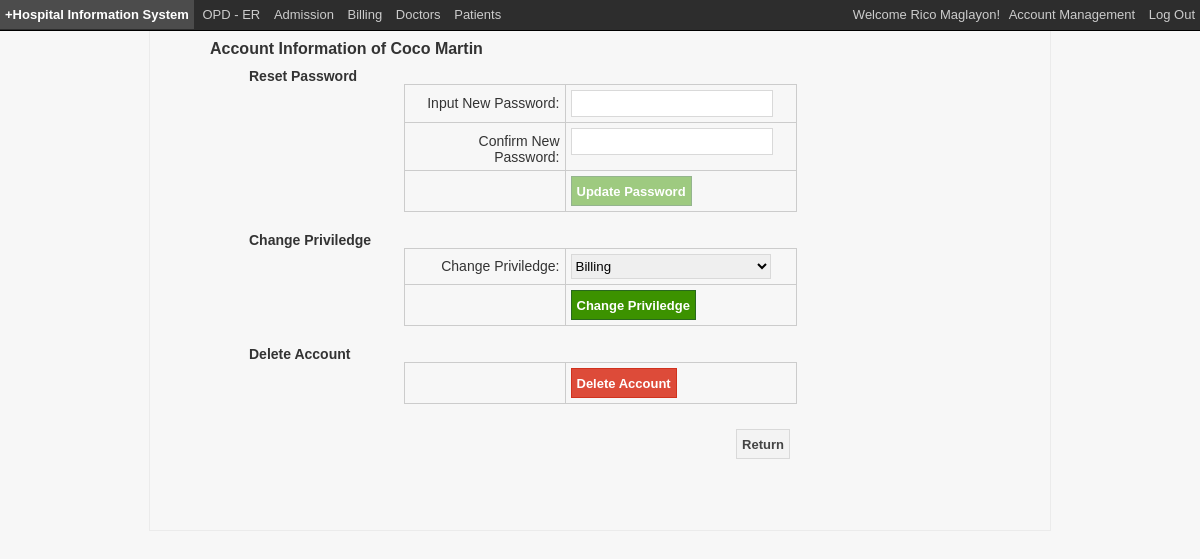
/viewaccount.php?uid=27 (signed in), run on the app's committed database.
### tables this page shows
CREATE TABLE IF NOT EXISTS `tblusers` (
  `uid` int(11) NOT NULL AUTO_INCREMENT,
  `firstname` varchar(30) NOT NULL,
  `lastname` varchar(30) NOT NULL,
  `username` varchar(30) NOT NULL,
  `password` varchar(40) NOT NULL,
  `department` varchar(20) NOT NULL,
  `dateregistered` datetime NOT NULL,
  `lastlogin` datetime NOT NULL,
  PRIMARY KEY (`uid`)
);

### functions/user.func.php (called while the page is built, shortened)
<?php
function logged_in(){
	return isset($_SESSION['securedid']);
}
function getUserInfo($uid){
	$uid = (int)$uid;
	$info = array();
	$query = mysql_query("SELECT * FROM tblusers WHERE uid = '$uid' LIMIT 1");
	while ($row = mysql_fetch_assoc($query)){
		$info[] = array(
					'firstname' => $row['firstname'],
					'lastname' => $row['lastname'],
					'username' => $row['username'],
					'priviledge' => $row['department'],
					'dateregistered' => $row['dateregistered'],
					'lastlogin' => $row['lastlogin']
				);
	}
	return $info;
}
?>

### functions/verification.func.php (called while the page is built, shortened)
<?php
function checkPriviledgePatientCare($uid){
	$uid = (int)$uid;
	$query = mysql_query("SELECT COUNT('uid') FROM tblusers WHERE uid = $uid AND department='Patient Care'");
	return (mysql_result($query, 0) == 1) ? true : false;
}
?>

### viewaccount.php (the view, shortened to what this page needs)
<?php
$uid = $_GET["uid"];
$getInfo = getUserInfo($uid);
foreach ($getInfo as $info){
	$afirstname = $info["firstname"];
	$alastname = $info["lastname"];
	$apriviledge = $info["priviledge"];
}
?>
<!DOCTYPE HTML>
<html>
<head>
    <link href="css/styleMain.css" rel="stylesheet" type="text/css">
    <link href="css/styleViewAccount.css" rel="stylesheet" type="text/css">
</head>
<body>
	<div id="pageContent">
    	<div id="header"><?php include 'templates/header.php'?></div>
        <div id="mainContent" class="clearfix" style="margin-top:30px;">
			<div id="account-wrapper">
				<span class="pageTitle">Account Information of <?php echo $afirstname;?> <?php echo $alastname;?></span>
    			<div id="accountHolder">
					<div class="field-wrapper">
						<span class="fieldTitle">Reset Password</span>
						<form id="changePassword">
							<div id="password-wrapper">
								<div class="acct-row">
									<div class="title-cell pass-title" style="border-top: 1px solid #ccc;">Input New Password:</div>
									<div class="content-cell pass-con" style="border-top: 1px solid #ccc;"><input type="password" name="newpass" id="newpass" title="Input New Password" class="regfield"/></div>
								</div>
								<div class="acct-row">
									<div class="title-cell pass-title">Confirm New Password:</div>
									<div class="content-cell pass-con"><input type="password" name="connewpass" id="connewpass" title="Confirm New Password" class="regfield"/></div>
								</div>
								<div class="acct-row">
									<div class="title-cell pass-title">&nbsp;</div>
									<div class="content-cell pass-con">
										<input type="submit" id="subChgPw" name="subChgPw" value="Update Password" class="disgbutton" title="Update Password"/>
									</div>
								</div>
							</div>
						</form>
					</div>
					<div class="field-wrapper">
						<span class="fieldTitle">Change Priviledge</span>
						<form id="changePriviledge">
							<div id="priviledge-wrapper">
								<div class="acct-row">
									<div class="title-cell pass-title" style="border-top: 1px solid #ccc;">Change Priviledge:</div>
									<div class="content-cell pass-con" style="border-top: 1px solid #ccc;">
										<select name="priviledge" id="priviledge" class="regfield">
											<option value="Billing" <?php if($apriviledge == "Billing"){echo 'selected="selected"';}?>>Billing</option>
										</select>
									</div>
								</div>
								<div class="acct-row">
									<div class="title-cell pass-title">&nbsp;</div>
									<div class="content-cell pass-con">
										<input type="submit"id="subPriv" name="subPriv" value="Change Priviledge" class="greenbutton" title="Change Priviledge"/>
									</div>
								</div>
							</div>
						</form>
					</div>
					<div class="field-wrapper">
						<span class="fieldTitle">Delete Account</span>
						<form id="deleteAccount">
							<div id="priviledge-wrapper">
								<div class="acct-row">
									<div class="title-cell pass-title" style="border-top: 1px solid #ccc">&nbsp;</div>
									<div class="content-cell pass-con" style="border-top: 1px solid #ccc"><input type="submit" id="delAccount" name="deleteAccount" value="Delete Account" title="Delete Account" class="redbutton"/></div>
								</div>
							</div>
						</form>
					</div>
					<div class="field-wrapper">
						<div id="priviledge-wrapper">
							<div class="acct-row">
								<div class="title-cell pass-title" style="border: none;">&nbsp;</div>
								<div class="content-cell pass-con" style="border: none; text-align: right;">
									<input type="button" value="Return" title="Return to Manage Account Page" class="whitebutton" onclick="window.location = 'accountmgmt.php?acct=manageacct'"/>
								</div>
							</div>
						</div>
					</div>
				</div>
			</div>
		</div>
	</div>
</body>
</html>

### templates/header.php
<span class="leftMenu">
	<a href="index.php" id="headerTitle"><b>+Hospital Information System</b></a>
<?php if (logged_in()){ ?>
    <a href="opd-er.php">OPD - ER</a>
    <a href="admission.php">Admission</a>
	<?php if(checkPriviledgePatientCare($_SESSION["uid"])===false){?>
    <a href="billing.php">Billing</a>
    <a href="doctors.php">Doctors</a>
	<?php } ?>
	<a href="patients.php">Patients</a>
<?php }?>
</span>
<?php
if (logged_in()){
	$fl = getUserInfo($_SESSION["uid"]);
	foreach ($fl as $r){
		$ufirstname = $r["firstname"];
		$ulastname = $r["lastname"];
	}
?>
<span class="rightMenu">
	Welcome <?php echo $ufirstname;?> <?php echo $ulastname;?>!
	<a href="accountmgmt.php">Account Management</a>
	<a href="logout.php">Log Out</a>
</span>
<?php }?>

### css/styleMain.css (style rules this page uses)
* { margin: 0; padding: 0; }
html, body { background:#f7f7f7;-moz-border-radius:3px;-webkit-border-radius:3px;border-radius:3px;background-image:-moz-linear-gradient(top,#ffffff 0,#f1f1f1 100%);background-image:-ms-linear-gradient(top,#ffffff 0,#f1f1f1 100%);background-image:-o-linear-gradient(top,#ffffff 0,#f1f1f1 100%);background-repeat:repeat-y; min-height: 650px; }
#header { font-family: Arial,sans-serif; font-size: 13px; color: #ccc; background-color: #2d2d2d; width: 100%; height: 30px ; line-height: 30px; position: fixed; z-index: 1000; top: 0px; border-bottom: 1px solid #000; }
#headerTitle { color: #fff; }
.leftMenu { float: left; text-align: left; }
.rightMenu { float: right; text-align: right; }
.leftMenu a, .rightMenu a { display:inline-block; text-decoration: none; font-size: 13px; color:#cccccc; line-height:25px; padding: 2px 5px 2px 5px; }
#mainContent { font-family: Arial,sans-serif; font-size: 13px; min-height: 500px; width: 900px; border: 1px solid #ebebeb; position: relative; border-top: none; margin-left: auto; margin-right: auto; }
.pageTitle { font-family: Arial,sans-serif; color: #333333; font-size: 16px; font-weight: bold; }
.greenbutton { font-family: Arial,sans-serif; font-size: 13px; background-color: #3c9200; height: 30px; border: 1px solid #29691d; color: #fff; font-weight: bold; padding: 2px 5px 2px 5px; cursor:pointer; }
.disgbutton { font-family: Arial,sans-serif; font-size: 13px; background-color: #9eca80; height: 30px; border: 1px solid #94b48e; color: #fff; font-weight: bold; padding: 2px 5px 2px 5px; }
.redbutton { font-family: Arial,sans-serif; font-size: 13px; background-color: #dd4b39; height: 30px; border: 1px solid #d0321e; color: #fff; font-weight: bold; padding: 2px 5px 2px 5px; cursor:pointer; }
.whitebutton { font-family: Arial,sans-serif; font-size: 13px; background-color: #f3f3f3; height: 30px; border: 1px solid #d9d9d9; color: #444444; font-weight: bold; padding: 2px 5px 2px 5px; cursor:pointer; }
.clearfix:after { content: "."; display: block; height: 0; clear: both; visibility: hidden; }
.clearfix { display: inline-block; }
.clearfix { display: block; }

### css/styleViewAccount.css (style rules this page uses)
#account-wrapper { margin: auto; width: 780px; padding: 10px 60px 10px 60px; }
.field-wrapper { font-family: Arial,sans-serif; width: 90%; margin: auto; padding: 10px; }
.fieldTitle { font-family: Arial,sans-serif; color: #333333; font-size: 14px; font-weight: bold; }
#password-wrapper, #priviledge-wrapper, #priviledge-wrapper { display: table; margin: auto; }
.acct-row { display: table-row; }
.title-cell { font-family: Arial,sans-serif; display: table-cell; color: #333333; text-align: right; font-size: 14px; padding: 5px; border: 1px solid #ccc; border-top: none; border-right: none; border-collapse: collapse; }
.content-cell { font-family: Arial,sans-serif; color: #333333; display: table-cell; font-size: 13px; text-align: left; padding: 5px; border: 1px solid #ccc; border-top: none; border-right: none; border-collapse: collapse; }
.regfield { width: 200px; height: 25px; border: 1px solid #d9d9d9; }
div.pass-title { width: 150px; }
div.pass-con { width: 220px; border-right: 1px solid #ccc; }

### data on the page
tblusers: firstname "Rico", lastname "Maglayon"
tblusers: firstname "Coco", lastname "Martin", priviledge "Billing"
